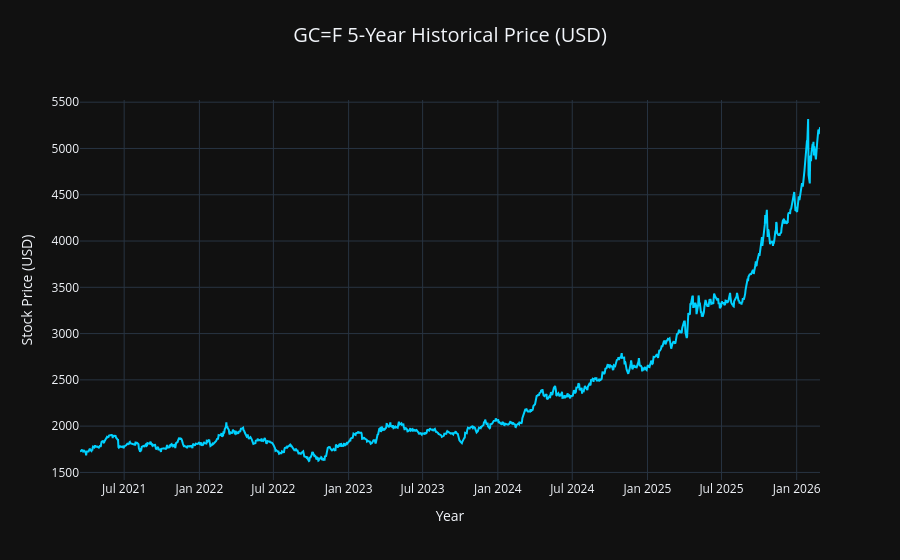

Notebook source saved alongside this figure:
### Code cell
# Create a new plotly figure object for interactive visualization.
fig = go.Figure()

# Add the closing price as a continuous line trace to the figure.
fig.add_trace(go.Scatter(
x=df.index,
y=df['Close'],
mode='lines',
name=f"{ticker} Price",
line=dict(color='#00D1FF', width=2),
hovertemplate="<b>Date:</b> %{x}<br><b>Price:</b> $%{y:.2f}<extra></extra>"
))

# Configure the figure layout with title, axes labels, and styling options.
fig.update_layout(
title={
'text': f"{ticker} 5-Year Historical Price (USD)",
'y':0.95,
'x':0.5,
'xanchor': 'center',
'yanchor': 'top',
'font': dict(size=20)
},
xaxis_title="Year",
yaxis_title="Stock Price (USD)",
template='plotly_dark',
hovermode='x unified',
)

# Display the interactive visualization.
fig.show()

### Figure 1 — Plotly figure (JSON) as saved in the notebook; plotly's stock layout.template omitted (floating-point values rounded to 4 significant figures; data arrays with more than 128 entries replaced by an {"elided": "..."} marker saying what was removed)
{"data": [{"hovertemplate": "<b>Date:</b> %{x}<br><b>Price:</b> $%{y:.2f}<extra></extra>", "line": {"color": "#00D1FF", "width": 2}, "mode": "lines", "name": "GC=F Price", "type": "scatter", "x": {"elided": "1248 str values"}, "y": {"elided": "1248 float values"}}], "layout": {"hovermode": "x unified", "title": {"font": {"size": 20}, "text": "GC=F 5-Year Historical Price (USD)", "x": 0.5, "xanchor": "center", "y": 0.95, "yanchor": "top"}, "xaxis": {"title": {"text": "Year"}}, "yaxis": {"title": {"text": "Stock Price (USD)"}}}}
